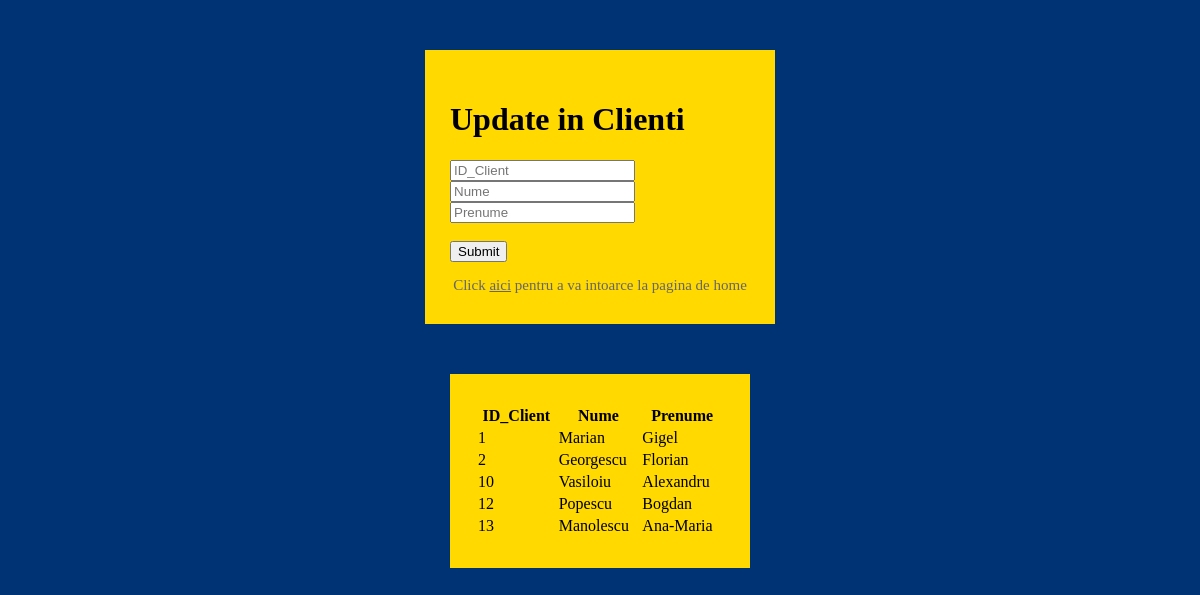
Screenshot of /update-clienti.php with the database file from the repository.
### tables this page shows
CREATE TABLE `clienti` (
  `ID_Client` int(50) NOT NULL,
  `Nume` varchar(255) NOT NULL,
  `Prenume` varchar(255) NOT NULL,
  `Tip_persoana` varchar(255) NOT NULL,
  `Firma` varchar(255) DEFAULT NULL,
  `Telefon` varchar(15) NOT NULL,
  `Card_credit` varchar(20) DEFAULT NULL,
  `Strada` varchar(255) NOT NULL,
  `Numar` varchar(255) NOT NULL
);

### update-clienti.php (the view, shortened to what this page needs)
<!DOCTYPE html>
<html>
<head>
    <link rel="stylesheet" href="style.css"/>
</head>
<body>
<form class="form"  method="POST">
        <h1 class="update-clienti-title">Update in Clienti</h1>
        <input type="number" class="update-clienti-input" name="id_client" placeholder="ID_Client" required />
        <input type="text" class="update-clienti" name="Nume" placeholder="Nume">
        <input type="text" class="update-clienti" name="Prenume" placeholder="Prenume">
        <br><br><input type="submit" name="submit" class="update-clienti-button">
        <p class='link'>Click <a href='dashboard.php'>aici</a> pentru a va intoarce la pagina de home</p>
</form>
<?php
   include 'config.php';
    $query = "SELECT * FROM clienti";
    if($result = mysqli_query($con, $query)){
        if(mysqli_num_rows($result) > 0){
                echo "<center><table class='form'>";
                    echo "<tr>";
                        echo "<th>ID_Client</th>";
                        echo "<th>Nume</th>";
                        echo "<th>Prenume</th>";
                    echo "</tr>";
                while($row = mysqli_fetch_array($result)){
                    echo "<tr>";
                        echo "<td>" . $row['ID_Client'] . "</td>";
                        echo "<td>" . $row['Nume'] . "</td>";
                        echo "<td>" . $row['Prenume'] . "</td>";
                    echo "</tr>";
                }
                echo "</table></center>";
            } else {
                echo "Nu exista date in tabel!";
            }
        } else {
            echo "ERROR: Nu s-a putut executa $query. " . mysqli_error($con);
        }
?>
</body>
</html>

### style.css (style rules this page uses)
body { background: #003373; }
.form { margin: 50px auto; width: 300px; padding: 30px 25px; background: #ffd900; }
.link { color: #666; font-size: 15px; text-align: center; margin-bottom: 0px; }
.link a { color: #666; }

### rows the page displays
clienti: ID_Client "1", Nume "Marian", Prenume "Gigel"
clienti: ID_Client "2", Nume "Georgescu", Prenume "Florian"
clienti: ID_Client "10", Nume "Vasiloiu", Prenume "Alexandru"
clienti: ID_Client "12", Nume "Popescu", Prenume "Bogdan"
clienti: ID_Client "13", Nume "Manolescu", Prenume "Ana-Maria"
